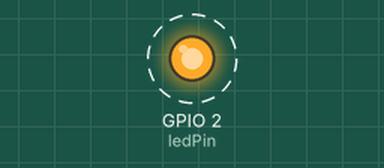
Simulated run of this sketch. Board: ESP32. On the bench: output pins drawn as LEDs (lit = HIGH). Dashed ring = blinking. WiFi joins after 1.5 s; servers stay silent unless stated; what the sketch prints to the serial monitor is not drawn.

Above: at 1.7 s.
Timing chart, 0 to 4.5 s (numbered marks = the images above):
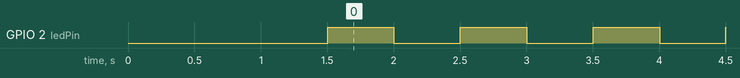

Measured:
- by itself, GPIO 2 (ledPin): alternates HIGH for 0.50 s and LOW for 0.50 s

The sketch:

02_web_ota_blink_led.ino
```cpp
#include <WiFi.h>
#include <WebServer.h>
#include <Update.h>

const char* ssid = "NAMA_WIFI_ANDA";
const char* password = "PASSWORD_WIFI_ANDA";

const int ledPin = 2;
unsigned long previousMillis = 0;
const long interval = 500;
bool ledState = LOW;

WebServer server(80);

const char* htmlForm =
  "<div style='font-family:sans-serif; max-width:400px; margin:50px auto;'>"
  "<h2>ESP32 Web OTA Update</h2>"
  "<form method='POST' action='/update' enctype='multipart/form-data'>"
  "<input type='file' name='update' accept='.bin' required><br><br>"
  "<input type='submit' value='Upload & Update' style='padding:8px 16px;'>"
  "</form></div>";

void setup() {
  Serial.begin(115200);
  pinMode(ledPin, OUTPUT);

  WiFi.begin(ssid, password);
  while (WiFi.status() != WL_CONNECTED) {
    delay(500);
    Serial.print(".");
  }

  Serial.print("\nTerhubung! IP: ");
  Serial.println(WiFi.localIP());

  server.on("/", HTTP_GET, []() {
    server.send(200, "text/html", htmlForm);
  });

  server.on("/update", HTTP_POST, []() {
    server.sendHeader("Connection", "close");
    server.send(200, "text/plain", Update.hasError() ? "Update Gagal!" : "Update Berhasil! ESP32 restart...");
    delay(1000);
    ESP.restart();
  }, []() {
    HTTPUpload& upload = server.upload();
    if (upload.status == UPLOAD_FILE_START) {
      Update.begin(UPDATE_SIZE_UNKNOWN);
    } else if (upload.status == UPLOAD_FILE_WRITE) {
      Update.write(upload.buf, upload.currentSize);
    } else if (upload.status == UPLOAD_FILE_END) {
      Update.end(true);
    }
  });

  server.begin();
}

void loop() {
  server.handleClient();

  unsigned long currentMillis = millis();
  if (currentMillis - previousMillis >= interval) {
    previousMillis = currentMillis;
    ledState = !ledState;
    digitalWrite(ledPin, ledState);
  }
}
```
